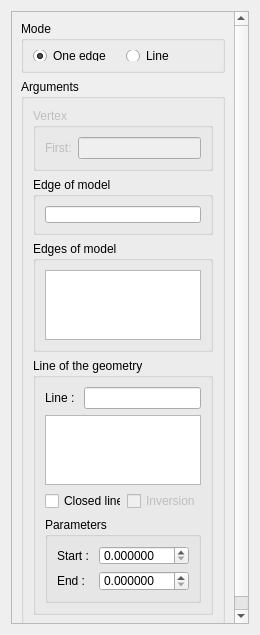
<?xml version="1.0" encoding="UTF-8"?>
<ui version="4.0">
 <class>EdgeAssocDialog</class>
 <widget class="QDialog" name="EdgeAssocDialog">
  <property name="geometry">
   <rect>
    <x>0</x>
    <y>0</y>
    <width>260</width>
    <height>635</height>
   </rect>
  </property>
  <property name="sizePolicy">
   <sizepolicy hsizetype="Preferred" vsizetype="Minimum">
    <horstretch>0</horstretch>
    <verstretch>0</verstretch>
   </sizepolicy>
  </property>
  <property name="minimumSize">
   <size>
    <width>260</width>
    <height>0</height>
   </size>
  </property>
  <property name="windowTitle">
   <string>Edge(s) Association</string>
  </property>
  <layout class="QVBoxLayout" name="verticalLayout_4">
   <item>
    <widget class="QScrollArea" name="scrollArea">
     <property name="sizePolicy">
      <sizepolicy hsizetype="Minimum" vsizetype="Expanding">
       <horstretch>0</horstretch>
       <verstretch>0</verstretch>
      </sizepolicy>
     </property>
     <property name="minimumSize">
      <size>
       <width>5</width>
       <height>0</height>
      </size>
     </property>
     <property name="widgetResizable">
      <bool>true</bool>
     </property>
     <widget class="QWidget" name="scrollAreaWidgetContents">
      <property name="geometry">
       <rect>
        <x>0</x>
        <y>0</y>
        <width>223</width>
        <height>618</height>
       </rect>
      </property>
      <layout class="QVBoxLayout" name="verticalLayout_2">
       <item>
        <widget class="QGroupBox" name="groupBox_3">
         <property name="minimumSize">
          <size>
           <width>0</width>
           <height>52</height>
          </size>
         </property>
         <property name="maximumSize">
          <size>
           <width>16777215</width>
           <height>52</height>
          </size>
         </property>
         <property name="title">
          <string>Mode</string>
         </property>
         <layout class="QHBoxLayout" name="horizontalLayout_2">
          <item>
           <widget class="QRadioButton" name="single_rb">
            <property name="text">
             <string>One edge</string>
            </property>
            <property name="checked">
             <bool>true</bool>
            </property>
           </widget>
          </item>
          <item>
           <widget class="QRadioButton" name="multiple_rb">
            <property name="text">
             <string>Line</string>
            </property>
            <property name="checked">
             <bool>false</bool>
            </property>
           </widget>
          </item>
         </layout>
        </widget>
       </item>
       <item>
        <widget class="QGroupBox" name="groupBox_2">
         <property name="minimumSize">
          <size>
           <width>5</width>
           <height>0</height>
          </size>
         </property>
         <property name="title">
          <string>Arguments</string>
         </property>
         <layout class="QVBoxLayout" name="verticalLayout_5">
          <item>
           <widget class="QGroupBox" name="vertex_gb">
            <property name="enabled">
             <bool>false</bool>
            </property>
            <property name="minimumSize">
             <size>
              <width>0</width>
              <height>0</height>
             </size>
            </property>
            <property name="title">
             <string>Vertex</string>
            </property>
            <layout class="QFormLayout" name="formLayout_2">
             <item row="0" column="0">
              <widget class="QLabel" name="label">
               <property name="text">
                <string>First:</string>
               </property>
              </widget>
             </item>
             <item row="0" column="1">
              <widget class="QLineEdit" name="first_vex_le"/>
             </item>
            </layout>
           </widget>
          </item>
          <item>
           <widget class="QGroupBox" name="single_edge_gb">
            <property name="minimumSize">
             <size>
              <width>0</width>
              <height>58</height>
             </size>
            </property>
            <property name="maximumSize">
             <size>
              <width>16777215</width>
              <height>58</height>
             </size>
            </property>
            <property name="title">
             <string>Edge of model</string>
            </property>
            <layout class="QFormLayout" name="formLayout_3">
             <item row="0" column="0" colspan="2">
              <widget class="QLineEdit" name="single_edge_le">
               <property name="sizePolicy">
                <sizepolicy hsizetype="Minimum" vsizetype="Fixed">
                 <horstretch>0</horstretch>
                 <verstretch>0</verstretch>
                </sizepolicy>
               </property>
               <property name="maximumSize">
                <size>
                 <width>16777215</width>
                 <height>58</height>
                </size>
               </property>
              </widget>
             </item>
            </layout>
           </widget>
          </item>
          <item>
           <widget class="QGroupBox" name="edge_gb">
            <property name="minimumSize">
             <size>
              <width>0</width>
              <height>0</height>
             </size>
            </property>
            <property name="title">
             <string>Edges of model</string>
            </property>
            <layout class="QVBoxLayout" name="verticalLayout_3">
             <item>
              <widget class="QListWidget" name="edges_lw">
               <property name="sizePolicy">
                <sizepolicy hsizetype="Preferred" vsizetype="Preferred">
                 <horstretch>0</horstretch>
                 <verstretch>0</verstretch>
                </sizepolicy>
               </property>
               <property name="maximumSize">
                <size>
                 <width>16777215</width>
                 <height>16777215</height>
                </size>
               </property>
              </widget>
             </item>
            </layout>
           </widget>
          </item>
          <item>
           <widget class="QGroupBox" name="line_gb">
            <property name="minimumSize">
             <size>
              <width>0</width>
              <height>0</height>
             </size>
            </property>
            <property name="title">
             <string>Line of the geometry</string>
            </property>
            <layout class="QVBoxLayout" name="verticalLayout">
             <item>
              <layout class="QFormLayout" name="formLayout_4">
               <item row="0" column="0">
                <widget class="QLabel" name="label_4">
                 <property name="text">
                  <string>Line : </string>
                 </property>
                </widget>
               </item>
               <item row="0" column="1">
                <widget class="QLineEdit" name="single_line_le">
                 <property name="sizePolicy">
                  <sizepolicy hsizetype="Minimum" vsizetype="Fixed">
                   <horstretch>0</horstretch>
                   <verstretch>0</verstretch>
                  </sizepolicy>
                 </property>
                 <property name="readOnly">
                  <bool>false</bool>
                 </property>
                </widget>
               </item>
              </layout>
             </item>
             <item>
              <widget class="QListWidget" name="lines_lw">
               <property name="sizePolicy">
                <sizepolicy hsizetype="Preferred" vsizetype="Preferred">
                 <horstretch>0</horstretch>
                 <verstretch>0</verstretch>
                </sizepolicy>
               </property>
              </widget>
             </item>
             <item>
              <layout class="QHBoxLayout" name="horizontalLayout">
               <item>
                <widget class="QCheckBox" name="close_cb">
                 <property name="text">
                  <string>Closed line</string>
                 </property>
                </widget>
               </item>
               <item>
                <widget class="QCheckBox" name="inverse_cb">
                 <property name="enabled">
                  <bool>false</bool>
                 </property>
                 <property name="text">
                  <string>Inversion</string>
                 </property>
                </widget>
               </item>
              </layout>
             </item>
             <item>
              <widget class="QGroupBox" name="groupBox">
               <property name="minimumSize">
                <size>
                 <width>0</width>
                 <height>86</height>
                </size>
               </property>
               <property name="maximumSize">
                <size>
                 <width>16777215</width>
                 <height>16777215</height>
                </size>
               </property>
               <property name="title">
                <string>Parameters</string>
               </property>
               <layout class="QFormLayout" name="formLayout">
                <item row="0" column="0">
                 <widget class="QLabel" name="label_2">
                  <property name="text">
                   <string>Start : </string>
                  </property>
                 </widget>
                </item>
                <item row="1" column="0">
                 <widget class="QLabel" name="label_3">
                  <property name="text">
                   <string>End : </string>
                  </property>
                 </widget>
                </item>
                <item row="0" column="1">
                 <widget class="QDoubleSpinBox" name="pstart_spb">
                  <property name="decimals">
                   <number>6</number>
                  </property>
                  <property name="maximum">
                   <double>1.000000000000000</double>
                  </property>
                  <property name="singleStep">
                   <double>0.010000000000000</double>
                  </property>
                 </widget>
                </item>
                <item row="1" column="1">
                 <widget class="QDoubleSpinBox" name="pend_spb">
                  <property name="decimals">
                   <number>6</number>
                  </property>
                  <property name="maximum">
                   <double>1.000000000000000</double>
                  </property>
                  <property name="singleStep">
                   <double>0.010000000000000</double>
                  </property>
                 </widget>
                </item>
               </layout>
              </widget>
             </item>
            </layout>
           </widget>
          </item>
         </layout>
        </widget>
       </item>
       <item>
        <spacer name="verticalSpacer">
         <property name="orientation">
          <enum>Qt::Vertical</enum>
         </property>
         <property name="sizeHint" stdset="0">
          <size>
           <width>20</width>
           <height>5</height>
          </size>
         </property>
        </spacer>
       </item>
      </layout>
     </widget>
    </widget>
   </item>
  </layout>
 </widget>
 <tabstops>
  <tabstop>scrollArea</tabstop>
  <tabstop>single_rb</tabstop>
  <tabstop>multiple_rb</tabstop>
  <tabstop>single_edge_le</tabstop>
  <tabstop>single_line_le</tabstop>
  <tabstop>pstart_spb</tabstop>
  <tabstop>pend_spb</tabstop>
  <tabstop>first_vex_le</tabstop>
  <tabstop>edges_lw</tabstop>
  <tabstop>lines_lw</tabstop>
  <tabstop>close_cb</tabstop>
  <tabstop>inverse_cb</tabstop>
 </tabstops>
 <resources/>
 <connections>
  <connection>
   <sender>close_cb</sender>
   <signal>toggled(bool)</signal>
   <receiver>vertex_gb</receiver>
   <slot>setEnabled(bool)</slot>
   <hints>
    <hint type="sourcelabel">
     <x>338</x>
     <y>537</y>
    </hint>
    <hint type="destinationlabel">
     <x>213</x>
     <y>63</y>
    </hint>
   </hints>
  </connection>
  <connection>
   <sender>close_cb</sender>
   <signal>toggled(bool)</signal>
   <receiver>label_3</receiver>
   <slot>setDisabled(bool)</slot>
   <hints>
    <hint type="sourcelabel">
     <x>196</x>
     <y>495</y>
    </hint>
    <hint type="destinationlabel">
     <x>67</x>
     <y>581</y>
    </hint>
   </hints>
  </connection>
  <connection>
   <sender>close_cb</sender>
   <signal>toggled(bool)</signal>
   <receiver>inverse_cb</receiver>
   <slot>setEnabled(bool)</slot>
   <hints>
    <hint type="sourcelabel">
     <x>99</x>
     <y>393</y>
    </hint>
    <hint type="destinationlabel">
     <x>221</x>
     <y>393</y>
    </hint>
   </hints>
  </connection>
  <connection>
   <sender>single_rb</sender>
   <signal>clicked()</signal>
   <receiver>vertex_gb</receiver>
   <slot>hide()</slot>
   <hints>
    <hint type="sourcelabel">
     <x>86</x>
     <y>53</y>
    </hint>
    <hint type="destinationlabel">
     <x>146</x>
     <y>137</y>
    </hint>
   </hints>
  </connection>
  <connection>
   <sender>single_rb</sender>
   <signal>clicked()</signal>
   <receiver>single_edge_gb</receiver>
   <slot>show()</slot>
   <hints>
    <hint type="sourcelabel">
     <x>86</x>
     <y>53</y>
    </hint>
    <hint type="destinationlabel">
     <x>146</x>
     <y>206</y>
    </hint>
   </hints>
  </connection>
  <connection>
   <sender>single_rb</sender>
   <signal>clicked()</signal>
   <receiver>edge_gb</receiver>
   <slot>hide()</slot>
   <hints>
    <hint type="sourcelabel">
     <x>86</x>
     <y>53</y>
    </hint>
    <hint type="destinationlabel">
     <x>146</x>
     <y>312</y>
    </hint>
   </hints>
  </connection>
  <connection>
   <sender>single_rb</sender>
   <signal>clicked()</signal>
   <receiver>lines_lw</receiver>
   <slot>hide()</slot>
   <hints>
    <hint type="sourcelabel">
     <x>86</x>
     <y>53</y>
    </hint>
    <hint type="destinationlabel">
     <x>146</x>
     <y>489</y>
    </hint>
   </hints>
  </connection>
  <connection>
   <sender>multiple_rb</sender>
   <signal>clicked()</signal>
   <receiver>vertex_gb</receiver>
   <slot>show()</slot>
   <hints>
    <hint type="sourcelabel">
     <x>206</x>
     <y>53</y>
    </hint>
    <hint type="destinationlabel">
     <x>146</x>
     <y>137</y>
    </hint>
   </hints>
  </connection>
  <connection>
   <sender>multiple_rb</sender>
   <signal>clicked()</signal>
   <receiver>single_edge_gb</receiver>
   <slot>hide()</slot>
   <hints>
    <hint type="sourcelabel">
     <x>206</x>
     <y>53</y>
    </hint>
    <hint type="destinationlabel">
     <x>146</x>
     <y>206</y>
    </hint>
   </hints>
  </connection>
  <connection>
   <sender>multiple_rb</sender>
   <signal>clicked()</signal>
   <receiver>edge_gb</receiver>
   <slot>show()</slot>
   <hints>
    <hint type="sourcelabel">
     <x>206</x>
     <y>53</y>
    </hint>
    <hint type="destinationlabel">
     <x>146</x>
     <y>312</y>
    </hint>
   </hints>
  </connection>
  <connection>
   <sender>multiple_rb</sender>
   <signal>clicked()</signal>
   <receiver>single_line_le</receiver>
   <slot>hide()</slot>
   <hints>
    <hint type="sourcelabel">
     <x>206</x>
     <y>53</y>
    </hint>
    <hint type="destinationlabel">
     <x>146</x>
     <y>425</y>
    </hint>
   </hints>
  </connection>
  <connection>
   <sender>multiple_rb</sender>
   <signal>clicked()</signal>
   <receiver>lines_lw</receiver>
   <slot>show()</slot>
   <hints>
    <hint type="sourcelabel">
     <x>206</x>
     <y>53</y>
    </hint>
    <hint type="destinationlabel">
     <x>146</x>
     <y>489</y>
    </hint>
   </hints>
  </connection>
  <connection>
   <sender>single_rb</sender>
   <signal>clicked()</signal>
   <receiver>single_line_le</receiver>
   <slot>show()</slot>
   <hints>
    <hint type="sourcelabel">
     <x>86</x>
     <y>53</y>
    </hint>
    <hint type="destinationlabel">
     <x>146</x>
     <y>425</y>
    </hint>
   </hints>
  </connection>
  <connection>
   <sender>single_rb</sender>
   <signal>clicked()</signal>
   <receiver>close_cb</receiver>
   <slot>hide()</slot>
   <hints>
    <hint type="sourcelabel">
     <x>90</x>
     <y>53</y>
    </hint>
    <hint type="destinationlabel">
     <x>96</x>
     <y>627</y>
    </hint>
   </hints>
  </connection>
  <connection>
   <sender>multiple_rb</sender>
   <signal>clicked()</signal>
   <receiver>close_cb</receiver>
   <slot>show()</slot>
   <hints>
    <hint type="sourcelabel">
     <x>218</x>
     <y>53</y>
    </hint>
    <hint type="destinationlabel">
     <x>96</x>
     <y>627</y>
    </hint>
   </hints>
  </connection>
  <connection>
   <sender>single_rb</sender>
   <signal>clicked()</signal>
   <receiver>inverse_cb</receiver>
   <slot>hide()</slot>
   <hints>
    <hint type="sourcelabel">
     <x>90</x>
     <y>53</y>
    </hint>
    <hint type="destinationlabel">
     <x>212</x>
     <y>627</y>
    </hint>
   </hints>
  </connection>
  <connection>
   <sender>multiple_rb</sender>
   <signal>clicked()</signal>
   <receiver>inverse_cb</receiver>
   <slot>show()</slot>
   <hints>
    <hint type="sourcelabel">
     <x>218</x>
     <y>53</y>
    </hint>
    <hint type="destinationlabel">
     <x>212</x>
     <y>627</y>
    </hint>
   </hints>
  </connection>
  <connection>
   <sender>single_rb</sender>
   <signal>clicked()</signal>
   <receiver>label_4</receiver>
   <slot>show()</slot>
   <hints>
    <hint type="sourcelabel">
     <x>91</x>
     <y>51</y>
    </hint>
    <hint type="destinationlabel">
     <x>57</x>
     <y>452</y>
    </hint>
   </hints>
  </connection>
  <connection>
   <sender>multiple_rb</sender>
   <signal>clicked()</signal>
   <receiver>label_4</receiver>
   <slot>hide()</slot>
   <hints>
    <hint type="sourcelabel">
     <x>217</x>
     <y>51</y>
    </hint>
    <hint type="destinationlabel">
     <x>57</x>
     <y>452</y>
    </hint>
   </hints>
  </connection>
  <connection>
   <sender>close_cb</sender>
   <signal>toggled(bool)</signal>
   <receiver>pend_spb</receiver>
   <slot>setDisabled(bool)</slot>
   <hints>
    <hint type="sourcelabel">
     <x>81</x>
     <y>489</y>
    </hint>
    <hint type="destinationlabel">
     <x>142</x>
     <y>569</y>
    </hint>
   </hints>
  </connection>
 </connections>
</ui>
